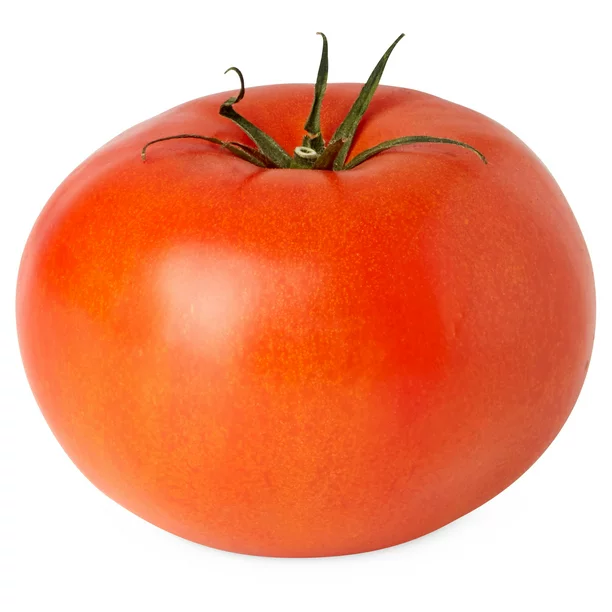
#> input picture Phan_loai_ca_chua/check.jpg, 612 x 612 px, found by its file name
$ python main.py
#> lines starting #> are read from the running program, lines starting #| are printed output that depends on the picture; after the words box and inside, x2 and y2 are one past the last pixel; in counts of white or black regions, pixels touching at a corner belong together
import cv2
from pylab import *
import numpy as np
import matplotlib.pyplot as plt

def read_img(name):
#> called with name = 'E:\\Project Python\\Phanbiet\\check.jpg'
    img = cv2.imread(name)
#> img is the input picture: shape (612, 612, 3); mean B, G, R 130.9, 158.9, 239.5
    if(img.shape[0] > 2000):
        img = cv2.resize(img, dsize = None, fx = 0.25, fy = 0.25)
        return img
    if(img.shape[0] > 1000):
        img = cv2.resize(img, dsize = None, fx = 0.35, fy = 0.35)
        return img
    if(img.shape[0] > 500):
        img = cv2.resize(img, dsize = None, fx = 0.75, fy = 0.75)
#> img: shape (459, 459, 3)
        return img
def get_HSV(img, color = "red"): ## default color is red
#> called with color = 'mix'
    hsv = cv2.cvtColor(img, cv2.COLOR_BGR2HSV)
#> hsv: shape (459, 459, 3); mean H, S, V 7.6, 120.5, 239.5
    lower = None
    upper = None
    if(color == "red"):
        lower = np.array([0, 100, 100])
        upper = np.array([100, 255, 255])
    if(color == "green"):
        ## have not checked yet
        lower = np.array([0, 50, 0])
        upper = np.array([230, 230, 230])

    if(color == "mix"):
        lower = np.array([0, 50, 0])
        upper = np.array([230, 255, 255])
    mask = cv2.inRange(hsv, lower, upper)
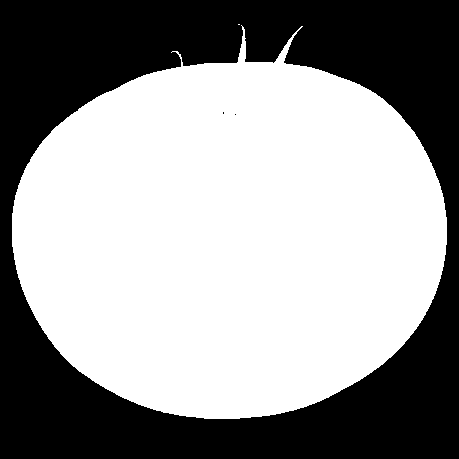
#> mask: shape (459, 459); 59.1% white; 3 black regions (2 under 20 px), largest, box (x1, y1, x2, y2) and area: (0, 0, 459, 459) 86256
    res = cv2.bitwise_and(img, img, mask=mask)
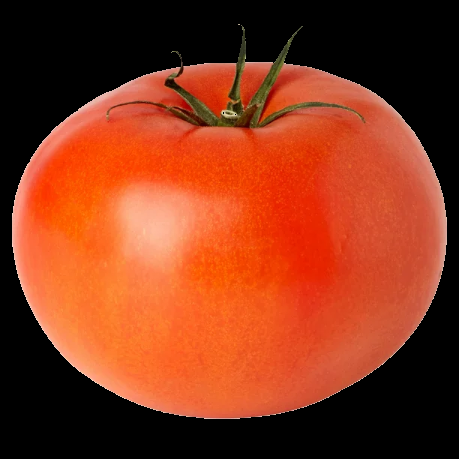
#> res: shape (459, 459, 3); mean B, G, R 26.9, 54.8, 135.3
    return res
def get_mean(hsv):
    res = [0, 0, 0]
    num = 0
    for row in hsv:
        for pixel in row:
            if(np.mean(pixel) != 0):
                res[0] += pixel[0]
                res[1] += pixel[1]
                res[2] += pixel[2]
                num += 1
    res[0] /= num
    res[1] /= num
    res[2] /= num
    return res
def calculate_threshold(name_of_good, name_of_bad):
    red_tomato = read_img(r"E:\Project Python\Phanbiet\anh2.jpg")
#> call 2 of read_img, with name = 'E:\\Project Python\\Phanbiet\\anh2.jpg'
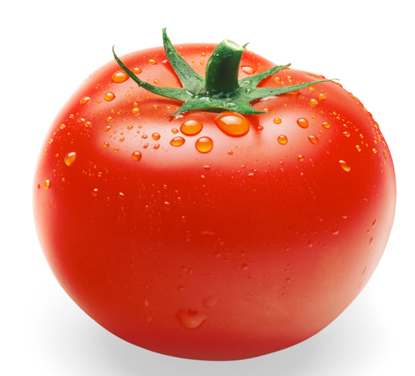
#> input picture Phan_loai_ca_chua/anh2.jpg, 415 x 376 px, found by its file name
#> in read_img, img is the input picture: shape (376, 415, 3); mean B, G, R 132.1, 148.6, 226
    green_tomato = read_img(r"E:\Project Python\Phanbiet\anh1.jpg")
#> call 3 of read_img, with name = 'E:\\Project Python\\Phanbiet\\anh1.jpg'
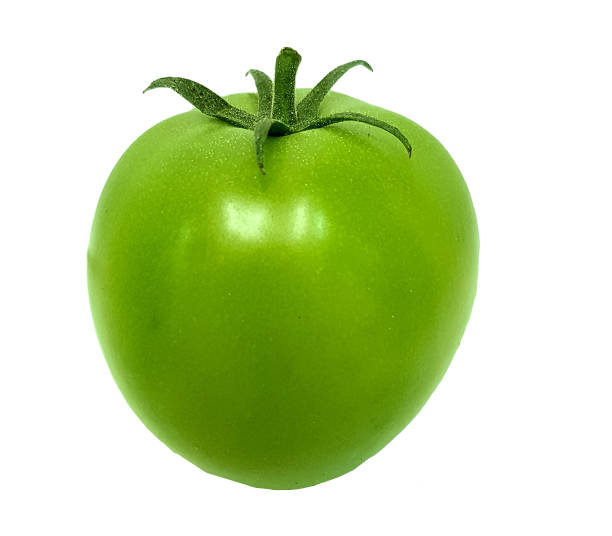
#> input picture Phan_loai_ca_chua/anh1.jpg, 612 x 536 px, found by its file name
#> in read_img, img is the input picture: shape (536, 612, 3); mean B, G, R 164.8, 218.1, 199.1

    red_hsv = get_HSV(red_tomato)
    green_hsv = get_HSV(green_tomato, "green")
    cv2.imshow('anh qua chin', red_hsv)
    cv2.imshow('anh qua non', green_hsv)
    _min = get_mean(green_hsv)   ## G point will be highest
    _max = get_mean(red_hsv)     ## R point will be highest
    ## threshold
    B_threshold = (_min[0] + _max[0]) / 2
    G_threshold = (_min[1] + _max[1]) / 2
    R_threshold = (_min[2] + _max[2]) / 2
    return [B_threshold, G_threshold, R_threshold]
def compare(threshold, _input):
    B_point = _input[0] - threshold[0]
    G_point = _input[1] - threshold[1]
    R_point = _input[2] - threshold[2]
    if(R_point >= 0 and R_point > G_point): return "R"
    if(G_point >= 0 and G_point > R_point): return "G"
    if(G_point == R_point):
        if(B_point >= 0): return "G"
        else: return "R"
    return "-"
### check third image
def decision(name_of_good, name_of_bad, name_to_check):
    print("Plz waitting...")
    file_check = read_img(r"E:\Project Python\Phanbiet\check.jpg")
    hsv = get_HSV(file_check, "mix")
    cv2.imshow('anh can check', file_check)
    threshold = calculate_threshold("anh2.jpg", "anh1.jpg")
    GR_compare = [0, 0]

    for row in hsv:
        for pixel in row:
            if(np.mean(pixel) != 0):
                cp = compare(threshold, pixel)
                if(cp == "R"): GR_compare[1] += 1
                if(cp == "G"): GR_compare[0] += 1
    if(GR_compare[0] >= GR_compare[1]): print("Chua chin!")
    else: print("Da Chin!")
    percent = (GR_compare[1] / (GR_compare[0] + GR_compare[1]))
    print("Da chin : " + str(percent * 100) + "%")
    age = int(percent * 12)
    print("Qua da " + str(age) + " ngay tuoi, con " + str(12 - age) + " ngay nua se chin do va bat dau thu hoach!")
    cv2.waitKey()
    cv2.destroyAllWindows()
#> (the run stopped early here; a loop or call above may not have finished)
